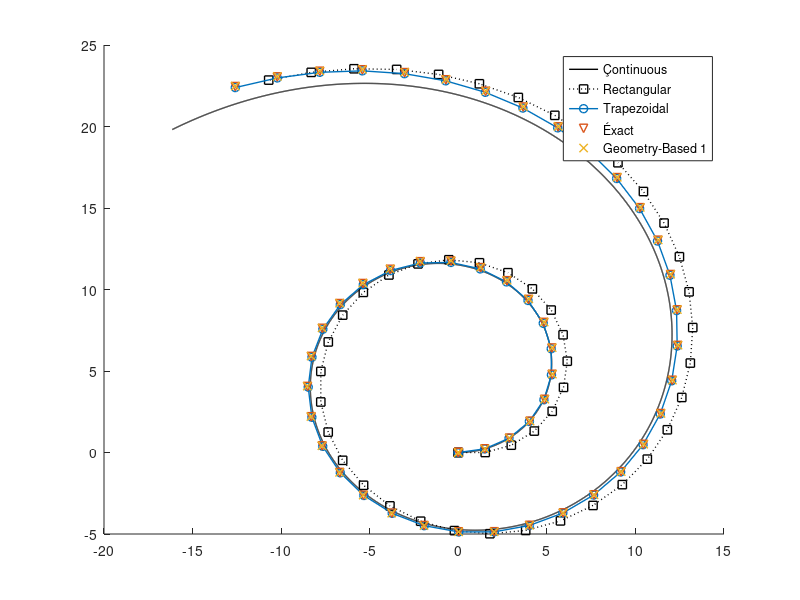

The MATLAB source for this figure: (Note: this script raises an error after producing the figure.)
%% Approach 1
clear all; clc;
% Code for Rectangular Integration based Kinematic model

T = 2; % Sampling time
ti = 0; % Initial time
tf = 100; % Final time
td = ti:T:tf; % Discrete time defined
tf = td(end);
% Due to discrete steps, t_d(end) is not necessarily equal to tf.
% That is why we need to recompute tf by assigning t_d(end) to it.
sl = length(td); % Number of samples in discrete time frame
wR = 0.3*cos(0.002*td); % Right wheel angular speed
wL = sin(0.002*td); % Left wheel angular speed
r = 5; % Radius of wheels [cm]
L = 10; % Width of robot platform [cm]
xd = zeros(1,sl); % Vector to store global x_n
yd = zeros(1,sl); % Vector to store global y_n
xd1 = zeros(1,sl); % Vector to store global x_n for trapezoidal integration
yd1 = zeros(1,sl); % Vector to store global y_n for trapezoidal integration
xd2 = zeros(1,sl); % Vector to store global x_n for exact integration
yd2 = zeros(1,sl); % Vector to store global y_n for exact integration
xd3 = zeros(1,sl); % Vector to store global x_n for geometry based 1 integration
yd3 = zeros(1,sl); % Vector to store global y_n for geometry based 1 integration
xd4 = zeros(1,sl); % Vector to store global x_n for taylor integration
yd4 = zeros(1,sl); % Vector to store global y_n for taylor integration


phd = zeros(1,sl); % Vector to store global \phi_n
phd_exact = zeros(1,sl); % Vector to store global \phi_n for exact method

% continuous model

dt = 0.01; % Time increment for continuous scenario
tc = ti:dt:tf; % Continuous time (CT) frame
wR_c = 0.3*cos(0.002*tc); % Right wheel angular speed
wL_c = sin(0.002*tc); % Left wheel angular speed
sl_c = length(tc); % Number of steps in CT simulation
xc = zeros(1,sl_c); % Vector to store CT x(t)
yc = zeros(1,sl_c); % Vector to store CT y(t)
phc = zeros(1,sl_c); % % Vector to store CT \phi(t)

for ii=1:sl_c-1 % <= one less simulation for the reason mentioned above
vR_c=r*wR_c(ii);
vL_c=r*wL_c(ii);
v_c=(vR_c+vL_c)/2;
w_c=(vR_c-vL_c)/L;
dph_c=dt*w_c;
xc(ii+1)=xc(ii)+v_c*dt*cos(phc(ii));
yc(ii+1)=yc(ii)+v_c*dt*sin(phc(ii));
phc(ii+1)=phc(ii)+dph_c;
end

for ii=2:sl-1
% note that we need to run this loop for one less iteration because
% the pose quantities have time index (ii+1)
vR=r*wR(ii);
vL=r*wL(ii);
v=(vR+vL)/2;
w=(vR-vL)/L;
dph=T*w;
xd(ii+1)=xd(ii)+v*T*cos(phd(ii));
yd(ii+1)=yd(ii)+v*T*sin(phd(ii));

xd1(ii+1)=xd1(ii)+(v*T./2)*(cos(phd(ii)) + cos(phd(ii) + T*w));
yd1(ii+1)=yd1(ii)+(v*T./2)*(sin(phd(ii)) + sin(phd(ii) + T*w));

xd2(ii)=xd2(ii-1)+(v./w)*(sin(phd_exact(ii-1)+dph) - sin(phd_exact(ii-1)));
yd2(ii)=yd2(ii-1)-(v./w)*(cos(phd_exact(ii-1)+dph) - cos(phd_exact(ii-1)));
phd_exact(ii) = phd_exact(ii-1)+dph;

xd3(ii+1)=xd3(ii)+v*T*(cos(phd(ii)+dph/2) );
yd3(ii+1)=yd3(ii)+v*T*(sin(phd(ii)+dph/2) );

phd(ii+1)=phd(ii)+dph;
end
hold on;
plot(xc,yc,'k','linewidth',1)
plot(xd,yd,'ks:','linewidth',1);
plot(xd1,yd1,'-o','linewidth',1);
plot(xd2,yd2,'v','linewidth',1);
plot(xd3,yd3,'x','linewidth',1);
legend('Çontinuous','Rectangular','Trapezoidal','Éxact','Geometry-Based 1')
sgtitle('Discrete-time Kinematic models')
